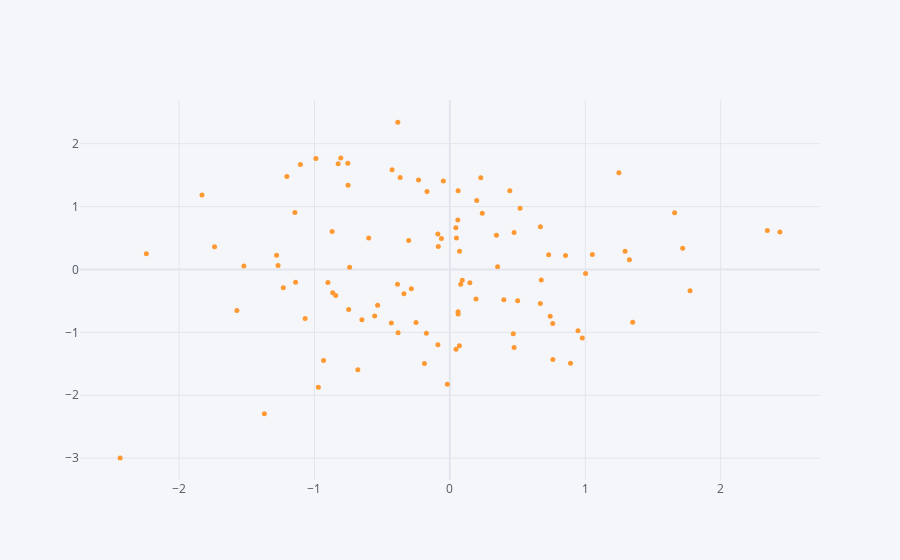

The notebook cell saved with this chart:
### Code cell
df.iplot(x="A",y="B",mode="markers",size= 5)
#size set the bubble size
